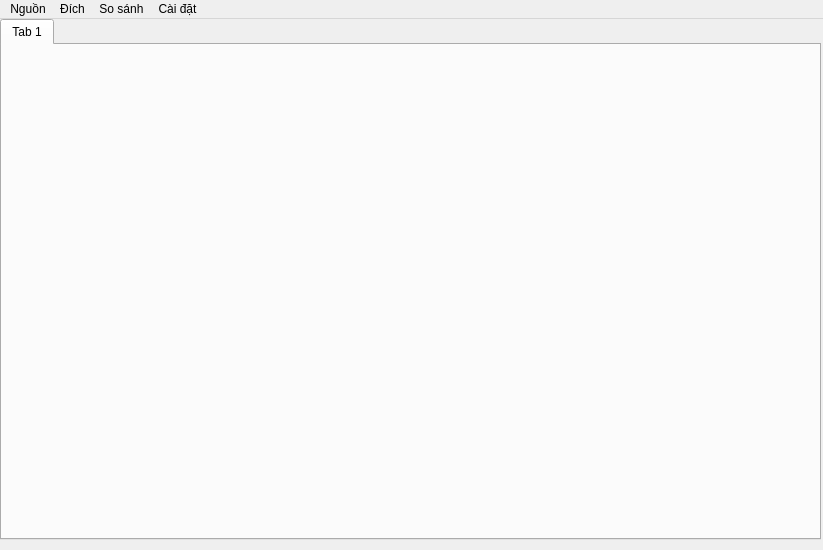
<?xml version="1.0" encoding="UTF-8"?>
<ui version="4.0">
 <class>MainWindow</class>
 <widget class="QMainWindow" name="MainWindow">
  <property name="geometry">
   <rect>
    <x>0</x>
    <y>0</y>
    <width>823</width>
    <height>550</height>
   </rect>
  </property>
  <property name="windowTitle">
   <string>MainWindow</string>
  </property>
  <widget class="QWidget" name="centralwidget">
   <property name="sizePolicy">
    <sizepolicy hsizetype="Expanding" vsizetype="Expanding">
     <horstretch>0</horstretch>
     <verstretch>0</verstretch>
    </sizepolicy>
   </property>
   <widget class="QWidget" name="formWidget" native="true">
    <property name="geometry">
     <rect>
      <x>0</x>
      <y>0</y>
      <width>821</width>
      <height>521</height>
     </rect>
    </property>
    <property name="sizePolicy">
     <sizepolicy hsizetype="Expanding" vsizetype="Expanding">
      <horstretch>0</horstretch>
      <verstretch>0</verstretch>
     </sizepolicy>
    </property>
    <layout class="QFormLayout" name="formLayout">
     <property name="horizontalSpacing">
      <number>0</number>
     </property>
     <property name="verticalSpacing">
      <number>0</number>
     </property>
     <item row="0" column="0" colspan="2">
      <widget class="QTabWidget" name="tabWidget">
       <property name="currentIndex">
        <number>0</number>
       </property>
       <widget class="QWidget" name="tab">
        <property name="sizePolicy">
         <sizepolicy hsizetype="Expanding" vsizetype="Expanding">
          <horstretch>0</horstretch>
          <verstretch>0</verstretch>
         </sizepolicy>
        </property>
        <attribute name="title">
         <string>Tab 1</string>
        </attribute>
       </widget>
      </widget>
     </item>
    </layout>
   </widget>
  </widget>
  <widget class="QMenuBar" name="menubar">
   <property name="geometry">
    <rect>
     <x>0</x>
     <y>0</y>
     <width>823</width>
     <height>33</height>
    </rect>
   </property>
   <widget class="QMenu" name="menuItem_Source">
    <property name="title">
     <string>Nguồn</string>
    </property>
   </widget>
   <widget class="QMenu" name="menuItem_Target">
    <property name="title">
     <string>Đích</string>
    </property>
   </widget>
   <widget class="QMenu" name="menuItem_Comparison">
    <property name="title">
     <string>So sánh</string>
    </property>
   </widget>
   <widget class="QMenu" name="menuItem_Configuration">
    <property name="title">
     <string>Cài đặt</string>
    </property>
   </widget>
   <addaction name="menuItem_Source"/>
   <addaction name="menuItem_Target"/>
   <addaction name="menuItem_Comparison"/>
   <addaction name="menuItem_Configuration"/>
  </widget>
 </widget>
 <resources/>
 <connections/>
</ui>
